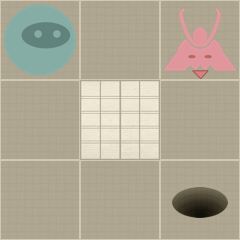

This is a level from a 2D game, rendered from its Tiled map with the project's own tilesets. A one-line summary and the map file follow, with tile-layer data summarised:
An orthogonal 3x3 tile map with 80x80 px tiles, 2 tile layers (Level, Actors).

<map version="1.0" orientation="orthogonal" width="3" height="3" tilewidth="80" tileheight="80">
 <properties>
  <property name="moves" value="4" />
 </properties>
 <tileset firstgid="1" name="tiles" tilewidth="80" tileheight="80" spacing="2" margin="2">
  <image source="tiles-ipad.png" width="512" height="512" />
  <tile id="0">
   <properties>
    <property name="actor" value="exit" />
   </properties>
  </tile>
  <tile id="2">
   <properties>
    <property name="actor" value="guard" />
    <property name="direction" value="down" />
   </properties>
  </tile>
  <tile id="3">
   <properties>
    <property name="actor" value="guard" />
    <property name="direction" value="left" />
   </properties>
  </tile>
  <tile id="4">
   <properties>
    <property name="actor" value="guard" />
    <property name="direction" value="right" />
   </properties>
  </tile>
  <tile id="5">
   <properties>
    <property name="actor" value="guard" />
    <property name="direction" value="up" />
   </properties>
  </tile>
  <tile id="7">
   <properties>
    <property name="actor" value="player" />
   </properties>
  </tile>
  <tile id="8">
   <properties>
    <property name="actor" value="scroll" />
   </properties>
  </tile>
  <tile id="9">
   <properties>
    <property name="wall" value="1" />
   </properties>
  </tile>
 </tileset>
 <layer name="Level" width="3" height="3">
  <data>[9 cells, 9 non-empty, 2 distinct tile ids]</data>
 </layer>
 <layer name="Actors" width="3" height="3">
  <data>[9 cells, 3 non-empty, 3 distinct tile ids]</data>
 </layer>
</map>
